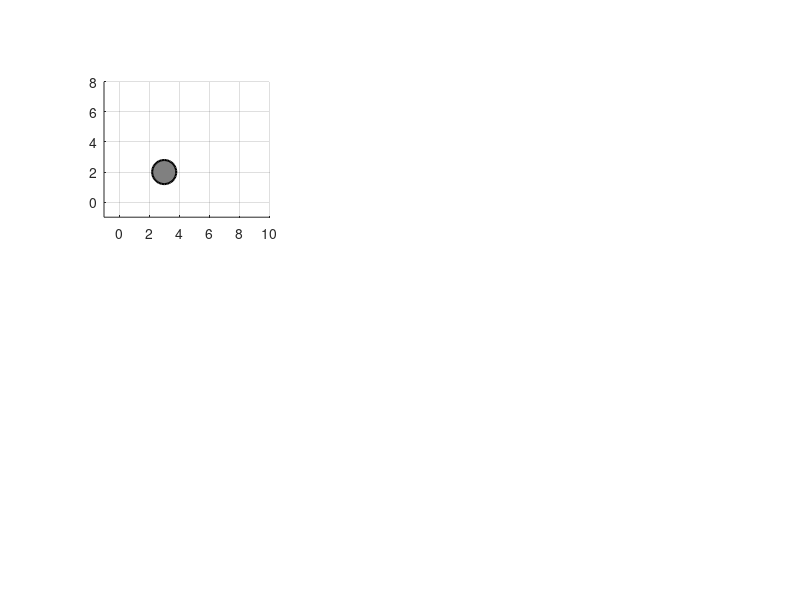

Write MATLAB code to recreate this figure. (Note: this script raises an error after producing the figure.)
function apf_advanced_optimized()
% Optimized 2D Artificial Potential Field Obstacle Avoidance
% With adaptive parameter tuning and performance optimization
clc;
clear;
close all;
% ==================== SIMULATION PARAMETERS ====================
dt = 0.1; % Time step
max_iterations = 2000; % Maximum number of iterations
goal_threshold = 0.5; % Distance threshold to consider goal reached
% Robot parameters
robot_pos = [0; 0]; % Starting position [x; y]
robot_radius = 0.3; % Robot radius for collision checking
% Goal position
goal_pos = [8; 6]; % Target position
% Obstacles - [x, y, radius]
obstacles = [
3, 2, 0.8;
4, 5, 0.7;
6, 3, 0.6;
2, 4, 0.5;
7, 4.5, 0.7;
];
% ==================== ADVANCED APF PARAMETERS ====================
params = struct();
params.attraction_gain = 0.8; % Ka - Attractive potential gain
params.repulsion_gain = 3.0; % Kr - Repulsive potential gain
params.repulsion_distance = 2.5; % Q* - Distance of influence
params.dt = dt;
% Adaptive field parameters
params.use_adaptive = true;
params.adaptive_gain = 1.5;
params.goal_influence_distance = 3.0;
% Local minima escape parameters
params.enable_escape = true;
params.escape_force_magnitude = 1.2;
params.escape_duration = 30;
params.escape_threshold = 0.3;
% Dynamic parameter adjustment
params.dynamic_tuning = true; % Enable dynamic parameter tuning
params.min_repulsion_gain = 2.0; % Minimum repulsion gain
params.max_repulsion_gain = 5.0; % Maximum repulsion gain
% ==================== INITIALIZATION ====================
% Data logging for analysis
log = initialize_log(robot_pos, goal_pos);
% Local minima detection
stuck_counter = 0;
escape_mode = false;
escape_counter = 0;
escape_direction = [0; 0];
prev_positions = [];
% Performance tracking
performance = struct();
performance.iteration_times = [];
performance.parameter_adjustments = [];
% Create multi-panel figure
figure('Position', [50, 50, 1600, 900]);
% ==================== MAIN SIMULATION LOOP ====================
fprintf('=== Optimized APF Navigation Simulation ===\n');
fprintf('Goal position: (%.1f, %.1f)\n', goal_pos(1), goal_pos(2));
fprintf('Initial position: (%.1f, %.1f)\n', robot_pos(1), robot_pos(2));
fprintf('Number of obstacles: %d\n\n', size(obstacles, 1));
t_start = tic;
for iter = 1:max_iterations
iteration_start = tic;
% Store position for stuck detection
prev_positions = [prev_positions, robot_pos];
if size(prev_positions, 2) > 20
prev_positions = prev_positions(:, 2:end);
end
% Dynamically adjust parameters based on situation
if params.dynamic_tuning
params = dynamic_parameter_tuning(params, robot_pos, goal_pos, obstacles, iter);
end
% Calculate APF forces
[total_force, F_att, F_rep, details] = calculate_advanced_forces(...
robot_pos, goal_pos, obstacles, params, iter);
% Check for local minima
if params.enable_escape && ~escape_mode
[is_stuck, escape_dir] = detect_local_minima_advanced(...
log.velocity, prev_positions, params.escape_threshold);
if is_stuck
fprintf('⚠ Local minima detected at iteration %d! Activating escape.\n', iter);
escape_mode = true;
escape_counter = params.escape_duration;
escape_direction = escape_dir;
stuck_counter = stuck_counter + 1;
end
end
% Apply escape force
if escape_mode
total_force = total_force + params.escape_force_magnitude * escape_direction;
escape_counter = escape_counter - 1;
if escape_counter <= 0
escape_mode = false;
fprintf('✓ Escape completed at iteration %d\n', iter);
end
end
% Update robot position
robot_pos = robot_pos + total_force * dt;
current_time = log.time(end) + dt;
% Log data
log = update_log(log, robot_pos, total_force, current_time, ...
F_att, F_rep, escape_mode, iter, goal_pos);
% Track performance
performance.iteration_times(iter) = toc(iteration_start);
% Check termination conditions
dist_to_goal = log.dist_to_goal(end);
if dist_to_goal < goal_threshold
fprintf('\n✓ GOAL REACHED successfully in %d iterations!\n', iter);
fprintf(' Final distance: %.3f\n', dist_to_goal);
break;
end
if check_collision(robot_pos, robot_radius, obstacles)
fprintf('\n✗ COLLISION DETECTED at iteration %d!\n', iter);
fprintf(' Position: (%.3f, %.3f)\n', robot_pos(1), robot_pos(2));
break;
end
% Update visualization
if mod(iter, 5) == 0 || iter == 1
plot_optimized_visualization(robot_pos, goal_pos, obstacles, log, ...
params, escape_mode, details, robot_radius, iter, performance);
pause(0.01);
end
% Progress report
if mod(iter, 50) == 0
elapsed_time = toc(t_start);
fprintf('Progress: %d iterations, time: %.1fs, dist to goal: %.3f\n', ...
iter, elapsed_time, dist_to_goal);
end
end
total_time = toc(t_start);
% ==================== FINAL ANALYSIS ====================
plot_comprehensive_analysis(log, obstacles, goal_pos, robot_pos, params, ...
robot_radius, performance, total_time);
% Display comprehensive statistics
display_enhanced_statistics(log, obstacles, robot_pos, goal_pos, ...
performance, total_time, stuck_counter);
end
function log = initialize_log(robot_pos, goal_pos)
% Initialize data logging structure
log = struct();
log.position = robot_pos;
log.velocity = [0; 0];
log.time = 0;
log.dist_to_goal = norm(robot_pos - goal_pos);
log.force_att = [0; 0];
log.force_rep = [0; 0];
log.force_total = [0; 0];
log.escape_active = false;
log.iteration = 0;
log.safety_margin = [];
log.parameter_history = [];
end
function log = update_log(log, robot_pos, total_force, current_time, ...
F_att, F_rep, escape_mode, iter, goal_pos)
% Update log with new data
log.position = [log.position, robot_pos];
log.velocity = [log.velocity, total_force];
log.time = [log.time, current_time];
log.dist_to_goal = [log.dist_to_goal, norm(robot_pos - goal_pos)];
log.force_att = [log.force_att, F_att];
log.force_rep = [log.force_rep, F_rep];
log.force_total = [log.force_total, total_force];
log.escape_active = [log.escape_active, escape_mode];
log.iteration = [log.iteration, iter];
end
function params = dynamic_parameter_tuning(params, robot_pos, goal_pos, obstacles, iter)
% Dynamically adjust parameters based on situation
dist_to_goal = norm(robot_pos - goal_pos);
% Find closest obstacle
min_dist = inf;
for i = 1:size(obstacles, 1)
obs_pos = obstacles(i, 1:2)';
obs_radius = obstacles(i, 3);
dist = norm(robot_pos - obs_pos) - obs_radius;
if dist < min_dist
min_dist = dist;
end
end
% Adjust repulsion gain based on proximity to obstacles
if min_dist < 1.0
% Close to obstacles - increase repulsion
params.repulsion_gain = min(params.max_repulsion_gain, ...
params.repulsion_gain * 1.05);
elseif min_dist > 2.0
% Far from obstacles - decrease repulsion
params.repulsion_gain = max(params.min_repulsion_gain, ...
params.repulsion_gain * 0.98);
end
% Adjust attraction gain based on progress
if dist_to_goal < 2.0
% Close to goal - reduce attraction to prevent overshoot
params.attraction_gain = max(0.3, params.attraction_gain * 0.99);
end
end
function [total_force, F_att, F_rep, details] = calculate_advanced_forces(...
robot_pos, goal_pos, obstacles, params, iteration)
% Advanced force calculation with multiple enhancements
% Attractive force with quadratic potential
dist_to_goal = norm(robot_pos - goal_pos);
F_att = params.attraction_gain * (goal_pos - robot_pos);
% Initialize repulsive force
F_rep = [0; 0];
details = struct();
details.closest_obstacle_dist = inf;
details.closest_obstacle_idx = 0;
details.obstacle_forces = [];
details.safety_margin = [];
% Calculate repulsive forces
for i = 1:size(obstacles, 1)
obs_pos = obstacles(i, 1:2)';
obs_radius = obstacles(i, 3);
% Distance calculations
dist_to_obs = norm(robot_pos - obs_pos);
dist_to_surface = max(dist_to_obs - obs_radius, 0.001);
% Track closest obstacle
if dist_to_surface < details.closest_obstacle_dist
details.closest_obstacle_dist = dist_to_surface;
details.closest_obstacle_idx = i;
end
% Calculate repulsive force if within influence zone
if dist_to_surface < params.repulsion_distance
% Direction
direction = (robot_pos - obs_pos) / dist_to_obs;
% Adaptive factor for GNRON prevention
if params.use_adaptive && dist_to_goal < params.goal_influence_distance
adaptive_factor = (dist_to_goal / params.goal_influence_distance)^2;
else
adaptive_factor = 1.0;
end
% Force magnitude with improved formula
magnitude = params.repulsion_gain * adaptive_factor * ...
(1/dist_to_surface - 1/params.repulsion_distance)^2;
% Add force
force = magnitude * direction;
F_rep = F_rep + force;
% Store for analysis
details.obstacle_forces = [details.obstacle_forces; norm(force)];
details.safety_margin = [details.safety_margin; dist_to_surface];
end
end
% Force limiting
max_rep_force = 5.0;
if norm(F_rep) > max_rep_force
F_rep = F_rep / norm(F_rep) * max_rep_force;
end
% Total force
total_force = F_att + F_rep;
% Global force limiting
max_force = 2.5;
if norm(total_force) > max_force
total_force = total_force / norm(total_force) * max_force;
end
% Store details
details.dist_to_goal = dist_to_goal;
details.F_att_mag = norm(F_att);
details.F_rep_mag = norm(F_rep);
end
function [is_stuck, escape_direction] = detect_local_minima_advanced(velocity_history, positions, threshold)
% Advanced local minima detection
is_stuck = false;
escape_direction = [1; 0];
% Need sufficient history
if size(velocity_history, 2) < 15 || size(positions, 2) < 15
return;
end
% Check recent velocities
recent_velocities = velocity_history(:, end-14:end);
avg_velocity = mean(vecnorm(recent_velocities, 2, 1));
% Check position oscillation
if size(positions, 2) >= 10
recent_positions = positions(:, end-9:end);
position_span = max(recent_positions, [], 2) - min(recent_positions, [], 2);
oscillation = norm(position_span);
else
oscillation = inf;
end
% Detect stuck condition
if avg_velocity < threshold && oscillation < 1.0
is_stuck = true;
% Calculate escape direction
if size(positions, 2) >= 5
p_current = positions(:, end);
p_previous = positions(:, max(1, end-4));
movement = p_current - p_previous;
if norm(movement) > 0.01
% Perpendicular direction
escape_direction = [movement(2); -movement(1)] / norm(movement);
% Add randomness
angle = randn * 0.3;
rotation = [cos(angle), -sin(angle); sin(angle), cos(angle)];
escape_direction = rotation * escape_direction;
end
end
end
end
function collision = check_collision(robot_pos, robot_radius, obstacles)
% Check for collisions
collision = false;
for i = 1:size(obstacles, 1)
obs_pos = obstacles(i, 1:2)';
obs_radius = obstacles(i, 3);
if norm(robot_pos - obs_pos) < (robot_radius + obs_radius)
collision = true;
return;
end
end
end
function plot_optimized_visualization(robot_pos, goal_pos, obstacles, log, ...
params, escape_mode, details, robot_radius, iteration, performance)
% Optimized 6-panel visualization
% Panel 1: Robot trajectory and environment
subplot(2, 3, 1);
cla;
hold on;
grid on;
axis equal;
xlim([-1, 10]);
ylim([-1, 8]);
% Plot obstacles
for i = 1:size(obstacles, 1)
obs_x = obstacles(i, 1);
obs_y = obstacles(i, 2);
obs_r = obstacles(i, 3);
% Obstacle body
theta = linspace(0, 2*pi, 50);
x_fill = obs_x + obs_r * cos(theta);
y_fill = obs_y + obs_r * sin(theta);
fill(x_fill, y_fill, [0.5, 0.5, 0.5], 'EdgeColor', 'k', 'LineWidth', 1.5);
% Influence zone
influence_x = obs_x + params.repulsion_distance * cos(theta);
influence_y = obs_y + params.repulsion_distance * sin(theta);
plot(influence_x, influence_y, 'r--', 'LineWidth', 0.8, 'Color', [1, 0, 0, 0.3]);
end
% Highlight closest obstacle
if details.closest_obstacle_idx > 0
idx = details.closest_obstacle_idx;
obs_x = obstacles(idx, 1);
obs_y = obstacles(idx, 2);
obs_r = obstacles(idx, 3);
rectangle('Position', [obs_x-obs_r-0.1, obs_y-obs_r-0.1, ...
2*obs_r+0.2, 2*obs_r+0.2], ...
'Curvature', [1, 1], 'EdgeColor', 'y', 'LineWidth', 2);
end
% Plot goal and path
plot(goal_pos(1), goal_pos(2), 'g*', 'MarkerSize', 20, 'LineWidth', 2);
plot(log.position(1, :), log.position(2, :), 'b-', 'LineWidth', 2);
plot(robot_pos(1), robot_pos(2), 'bo', 'MarkerSize', 12, 'LineWidth', 2.5);
% Plot start point
plot(log.position(1, 1), log.position(2, 1), 'ks', 'MarkerSize', 8, 'LineWidth', 2);
% Force vectors
if size(log.force_total, 2) > 1
F_total = log.force_total(:, end);
if norm(F_total) > 0.01
quiver(robot_pos(1), robot_pos(2), F_total(1), F_total(2), ...
0.8, 'k', 'LineWidth', 3, 'MaxHeadSize', 0.6);
end
end
xlabel('X');
ylabel('Y');
title(sprintf('Trajectory (Iter %d, Dist: %.2f)', iteration, log.dist_to_goal(end)));
legend('Obstacles', 'Influence Zone', 'Goal', 'Path', 'Robot', ...
'Start', 'Total Force', 'Location', 'eastoutside');
% Panel 2: Distance to goal over time
subplot(2, 3, 2);
plot(log.time, log.dist_to_goal, 'b-', 'LineWidth', 2);
grid on;
xlabel('Time (s)');
ylabel('Distance');
title('Distance to Goal');
ylim([0, max(10, max(log.dist_to_goal))]);
% Panel 3: Force magnitudes
subplot(2, 3, 3);
force_att_mag = vecnorm(log.force_att, 2, 1);
force_rep_mag = vecnorm(log.force_rep, 2, 1);
force_total_mag = vecnorm(log.force_total, 2, 1);
plot(log.time, force_att_mag, 'g-', 'LineWidth', 1.5);
hold on;
plot(log.time, force_rep_mag, 'r-', 'LineWidth', 1.5);
plot(log.time, force_total_mag, 'k-', 'LineWidth', 2);
grid on;
xlabel('Time (s)');
ylabel('Force Magnitude');
title('Force Analysis');
legend('F_{att}', 'F_{rep}', 'F_{total}', 'Location', 'best');
% Panel 4: Velocity profile
subplot(2, 3, 4);
velocity_mag = vecnorm(log.velocity, 2, 1);
plot(log.time, velocity_mag, 'm-', 'LineWidth', 2);
hold on;
% Mark escape periods
escape_starts = find(diff([0, log.escape_active]) == 1);
escape_ends = find(diff([log.escape_active, 0]) == -1);
for i = 1:min(length(escape_starts), length(escape_ends))
if escape_starts(i) <= length(log.time) && escape_ends(i) <= length(log.time)
x_fill = [log.time(escape_starts(i)), log.time(escape_ends(i)), ...
log.time(escape_ends(i)), log.time(escape_starts(i))];
y_fill = [0, 0, max(velocity_mag), max(velocity_mag)];
fill(x_fill, y_fill, 'y', 'FaceAlpha', 0.2, 'EdgeColor', 'none');
end
end
grid on;
xlabel('Time (s)');
ylabel('Velocity');
title('Velocity Profile');
% Panel 5: Safety margin
subplot(2, 3, 5);
if isfield(details, 'closest_obstacle_dist')
safety_margin = details.closest_obstacle_dist;
bar(safety_margin, 'b');
hold on;
yline(robot_radius, 'r--', 'Collision Threshold', 'LineWidth', 1.5);
grid on;
xlabel('Current');
ylabel('Distance');
title('Safety Margin');
ylim([0, max(2, safety_margin+0.5)]);
end
% Panel 6: Status panel
subplot(2, 3, 6);
cla;
axis off;
% Calculate stats for display
avg_velocity = mean(velocity_mag(max(1, end-10):end));
status_text = {
'=== SIMULATION STATUS ===';
sprintf('Iteration: %d', iteration);
sprintf('Time: %.1f s', log.time(end));
sprintf('Position: (%.2f, %.2f)', robot_pos(1), robot_pos(2));
sprintf('Distance to goal: %.2f', log.dist_to_goal(end));
sprintf('Velocity: %.2f', velocity_mag(end));
sprintf('Avg velocity: %.2f', avg_velocity);
sprintf('Attractive force: %.2f', norm(log.force_att(:, end)));
sprintf('Repulsive force: %.2f', norm(log.force_rep(:, end)));
sprintf('Safety margin: %.2f', details.closest_obstacle_dist);
'';
'=== PARAMETERS ===';
sprintf('Ka: %.2f', params.attraction_gain);
sprintf('Kr: %.2f', params.repulsion_gain);
sprintf('Q*: %.1f', params.repulsion_distance);
'';
sprintf('Escape mode: %s', string(escape_mode));
sprintf('Iteration time: %.3f s', mean(performance.iteration_times));
};
text(0.1, 0.9, status_text, 'VerticalAlignment', 'top', ...
'FontName', 'Courier', 'FontSize', 10);
drawnow;
end
function plot_comprehensive_analysis(log, obstacles, goal_pos, final_pos, params, ...
robot_radius, performance, total_time)
% Create comprehensive final analysis figure
figure('Position', [100, 100, 1400, 900]);
% Heat map of potential field
subplot(3, 3, [1, 2]);
[X, Y] = meshgrid(-1:0.1:10, -1:0.1:8);
U = zeros(size(X));
for i = 1:size(X, 1)
for j = 1:size(X, 2)
point = [X(i, j); Y(i, j)];
% Attractive potential
U_att = 0.5 * params.attraction_gain * norm(point - goal_pos)^2;
% Repulsive potential
U_rep = 0;
for k = 1:size(obstacles, 1)
obs_pos = obstacles(k, 1:2)';
obs_radius = obstacles(k, 3);
dist = norm(point - obs_pos) - obs_radius;
if dist < params.repulsion_distance && dist > 0
U_rep = U_rep + 0.5 * params.repulsion_gain * ...
(1/dist - 1/params.repulsion_distance)^2;
elseif dist <= 0
U_rep = U_rep + 100;
end
end
U(i, j) = U_att + U_rep;
end
end
imagesc(X(1,:), Y(:,1), log10(U+1));
colormap('jet');
colorbar;
hold on;
plot(log.position(1, :), log.position(2, :), 'w-', 'LineWidth', 2.5);
plot(goal_pos(1), goal_pos(2), 'w*', 'MarkerSize', 20, 'LineWidth', 2.5);
plot(log.position(1, 1), log.position(2, 1), 'ws', 'MarkerSize', 15, 'LineWidth', 2.5);
title('Potential Field Heat Map with Trajectory (log scale)');
xlabel('X');
ylabel('Y');
axis equal tight;
% Distance to goal over time
subplot(3, 3, 3);
plot(log.time, log.dist_to_goal, 'b-', 'LineWidth', 2.5);
grid on;
xlabel('Time (s)');
ylabel('Distance');
title('Convergence');
% Force evolution
subplot(3, 3, 4);
force_att_mag = vecnorm(log.force_att, 2, 1);
force_rep_mag = vecnorm(log.force_rep, 2, 1);
plot(log.time, force_att_mag, 'g-', 'LineWidth', 2);
hold on;
plot(log.time, force_rep_mag, 'r-', 'LineWidth', 2);
grid on;
xlabel('Time (s)');
ylabel('Force');
title('Force Evolution');
legend('Attractive', 'Repulsive', 'Location', 'best');
% Velocity profile
subplot(3, 3, 5);
velocity_mag = vecnorm(log.velocity, 2, 1);
plot(log.time, velocity_mag, 'm-', 'LineWidth', 2);
grid on;
xlabel('Time (s)');
ylabel('Velocity');
title('Velocity Profile');
% Safety margin
subplot(3, 3, 6);
safety_distances = calculate_safety_distances(log.position, obstacles);
plot(log.time, safety_distances, 'b-', 'LineWidth', 2);
hold on;
yline(robot_radius, 'r--', 'Collision Threshold', 'LineWidth', 1.5);
grid on;
xlabel('Time (s)');
ylabel('Distance');
title('Safety Margin');
legend('Safety Margin', 'Threshold', 'Location', 'best');
% Trajectory components
subplot(3, 3, 7);
plot(log.time, log.position(1, :), 'b-', 'LineWidth', 2);
hold on;
plot(log.time, log.position(2, :), 'r-', 'LineWidth', 2);
grid on;
xlabel('Time (s)');
ylabel('Position');
title('Trajectory Components');
legend('X', 'Y', 'Location', 'best');
% Performance metrics
subplot(3, 3, 8);
if length(performance.iteration_times) > 1
plot(1:length(performance.iteration_times), performance.iteration_times * 1000, 'k-', 'LineWidth', 1.5);
grid on;
xlabel('Iteration');
ylabel('Time (ms)');
title('Computation Time per Iteration');
end
% Summary statistics
subplot(3, 3, 9);
axis off;
path_length = calculate_path_length(log.position);
straight_line = norm(goal_pos - log.position(:, 1));
efficiency = 100 * straight_line / path_length;
summary_text = {
'=== SUMMARY STATISTICS ===';
sprintf('Total time: %.2f s', total_time);
sprintf('Iterations: %d', length(log.iteration));
sprintf('Path length: %.2f', path_length);
sprintf('Efficiency: %.1f%%', efficiency);
sprintf('Min safety: %.2f', min(safety_distances));
sprintf('Avg safety: %.2f', mean(safety_distances));
sprintf('Avg velocity: %.2f', mean(velocity_mag));
sprintf('Max velocity: %.2f', max(velocity_mag));
sprintf('Escape count: %d', sum(diff([0, log.escape_active]) == 1));
};
text(0.1, 0.9, summary_text, 'VerticalAlignment', 'top', ...
'FontName', 'Courier', 'FontSize', 11, 'FontWeight', 'bold');
end
function safety_distances = calculate_safety_distances(positions, obstacles)
% Calculate minimum distances to obstacles throughout trajectory
num_points = size(positions, 2);
safety_distances = zeros(1, num_points);
for i = 1:num_points
pos = positions(:, i);
min_dist = inf;
for j = 1:size(obstacles, 1)
obs_pos = obstacles(j, 1:2)';
obs_radius = obstacles(j, 3);
dist = norm(pos - obs_pos) - obs_radius;
min_dist = min(min_dist, dist);
end
safety_distances(i) = min_dist;
end
end
function display_enhanced_statistics(log, obstacles, final_pos, goal_pos, ...
performance, total_time, escape_count)
% Display enhanced comprehensive simulation statistics
fprintf('\n%s\n', repmat('=', 70));
fprintf('OPTIMIZED APF SIMULATION - FINAL STATISTICS\n');
fprintf('%s\n', repmat('=', 70));
% Basic metrics
fprintf('\n📊 BASIC METRICS:\n');
fprintf(' • Total iterations: %d\n', length(log.iteration));
fprintf(' • Total time: %.2f seconds\n', total_time);
fprintf(' • Computation time per iteration: %.2f ms\n', ...
1000 * mean(performance.iteration_times));
fprintf(' • Path length: %.3f units\n', calculate_path_length(log.position));
fprintf(' • Final position: (%.3f, %.3f)\n', final_pos(1), final_pos(2));
fprintf(' • Final distance to goal: %.3f\n', log.dist_to_goal(end));
% Performance metrics
fprintf('\n⚡ PERFORMANCE METRICS:\n');
velocity_mag = vecnorm(log.velocity, 2, 1);
fprintf(' • Average velocity: %.3f units/s\n', mean(velocity_mag));
fprintf(' • Max velocity: %.3f units/s\n', max(velocity_mag));
fprintf(' • Average attractive force: %.3f\n', mean(vecnorm(log.force_att, 2, 1)));
fprintf(' • Average repulsive force: %.3f\n', mean(vecnorm(log.force_rep, 2, 1)));
% Efficiency metrics
fprintf('\n🎯 EFFICIENCY METRICS:\n');
straight_line_dist = norm(goal_pos - log.position(:, 1));
path_length = calculate_path_length(log.position);
fprintf(' • Straight-line distance: %.3f units\n', straight_line_dist);
fprintf(' • Path efficiency: %.1f%%\n', 100 * straight_line_dist / path_length);
fprintf(' • Convergence rate: %.3f units/iteration\n', ...
(log.dist_to_goal(1) - log.dist_to_goal(end)) / length(log.iteration));
% Safety metrics
fprintf('\n🛡️ SAFETY METRICS:\n');
safety_distances = calculate_safety_distances(log.position, obstacles);
fprintf(' • Minimum distance to obstacles: %.3f units\n', min(safety_distances));
fprintf(' • Average safety margin: %.3f units\n', mean(safety_distances));
fprintf(' • Safety margin variance: %.3f\n', var(safety_distances));
fprintf(' • Number of escape activations: %d\n', escape_count);
% Additional metrics
fprintf('\n📈 ADDITIONAL METRICS:\n');
fprintf(' • Path smoothness: %.3f\n', calculate_path_smoothness(log.position));
fprintf(' • Force balance ratio: %.2f\n', ...
mean(vecnorm(log.force_rep, 2, 1)) / mean(vecnorm(log.force_att, 2, 1)));
fprintf('%s\n', repmat('=', 70));
end
function smoothness = calculate_path_smoothness(positions)
% Calculate path smoothness (lower is smoother)
if size(positions, 2) < 3
smoothness = 0;
return;
end
angles = [];
for i = 2:size(positions, 2)-1
v1 = positions(:, i) - positions(:, i-1);
v2 = positions(:, i+1) - positions(:, i);
if norm(v1) > 0 && norm(v2) > 0
cos_angle = dot(v1, v2) / (norm(v1) * norm(v2));
cos_angle = max(-1, min(1, cos_angle)); % Clamp to valid range
angles = [angles, acos(cos_angle)];
end
end
smoothness = mean(angles) * 180 / pi; % Average turning angle in degrees
end
function path_length = calculate_path_length(positions)
% Calculate total path length
path_length = 0;
for i = 2:size(positions, 2)
path_length = path_length + norm(positions(:, i) - positions(:, i-1));
end
end
